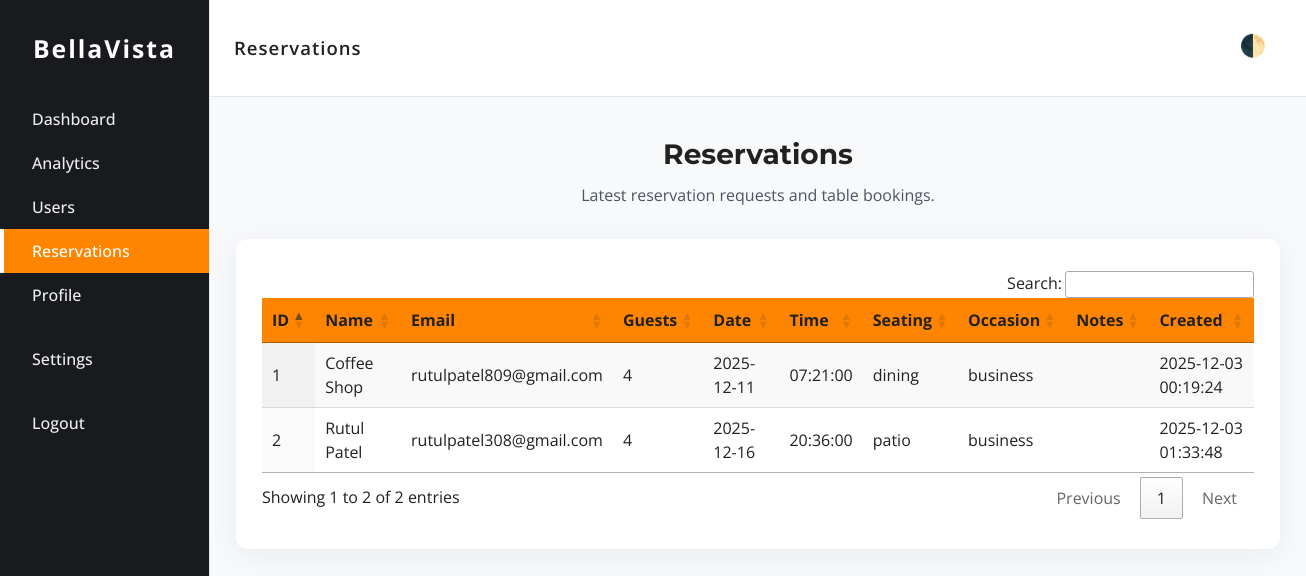
The app's page /admin/reservations.php (signed in) with its own data.
### tables this page shows
CREATE TABLE `reservations` (
  `id` int(11) NOT NULL,
  `name` varchar(100) NOT NULL,
  `email` varchar(120) NOT NULL,
  `phone` varchar(30) NOT NULL,
  `date` date NOT NULL,
  `time` time NOT NULL,
  `guests` int(11) NOT NULL,
  `seating_preference` varchar(40) DEFAULT NULL,
  `occasion` varchar(60) DEFAULT NULL,
  `notes` text DEFAULT NULL,
  `message` text DEFAULT NULL,
  `created_at` timestamp NOT NULL DEFAULT current_timestamp()
);

### admin/reservations.php (the view, shortened to what this page needs)
<?php
include '../db_connect.php';
?>
<!DOCTYPE html>
<html>
<head>
    <link rel="stylesheet" href="assets/admin.css">
    <link rel="stylesheet" href="../assets/styles.css">
    <link rel="stylesheet" href="https://cdn.datatables.net/1.13.4/css/jquery.dataTables.min.css">
</head>
<body>
<div class="admin-shell">
  <aside class="admin-sidebar">
    <h1>BellaVista</h1>
    <nav>
      <a href="index.php">Dashboard</a>
      <a href="analytics.php">Analytics</a>
      <a href="users.php">Users</a>
      <a href="reservations.php">Reservations</a>
      <a href="profile.php">Profile</a>
      <a class="bottom-link" href="settings.php">Settings</a>
      <a class="bottom-link" href="logout.php">Logout</a>
    </nav>
  </aside>
  <main class="admin-main">
    <div class="admin-topbar">
      <div class="topbar-title">Reservations</div>
      <div class="topbar-actions">
        <button class="topbar-btn js-toggle-theme" title="Toggle dark mode">🌓</button>
      </div>
    </div>
    <div class="page-container">
      <div class="featured-header">
        <h2>Reservations</h2>
        <p>Latest reservation requests and table bookings.</p>
      </div>
      <div class="card">
        <table id="resTable" class="display" style="width:100%">
          <thead>
            <tr><th>ID</th><th>Name</th><th>Email</th><th>Guests</th><th>Date</th><th>Time</th><th>Seating</th><th>Occasion</th><th>Notes</th><th>Created</th></tr>
          </thead>
          <tbody>
            <?php $result = $conn->query('SELECT id, name, email, guests, date, time, seating_preference, occasion, notes, created_at FROM reservations ORDER BY created_at DESC LIMIT 100');
            if ($result) { while ($row = $result->fetch_assoc()) {
              echo '<tr>';
              foreach ($row as $col) echo '<td>' . htmlspecialchars($col) . '</td>';
              echo '</tr>';
            }} ?>
          </tbody>
        </table>
      </div>
    </div>
  </main>
</div>
</body>
</html>

### admin/assets/admin.css (style rules this page uses)
body { margin: 0; background: var(--bg, #f7f9fb); color: var(--fg, #1a2533); font-family: 'Segoe UI', 'Roboto', 'Arial', sans-serif; transition: background 0.2s, color 0.2s; }
:root { --sidebar: #181a1e; --sidebar-dark: #23272f; --sidebar-accent: #ff8500; --bg: #f7f9fb; --fg: #181a1e; --widget: #fff; --topbar: #fff; --card-shadow: 0 6px 30px #1e293b10; --border: #ececec; --link: #ff8500; --link-hover: #e37400; }
.admin-shell { display: flex; min-height: 100vh; }
.admin-sidebar { background: var(--sidebar); color: #fff; min-width: 210px; max-width: 230px; padding: 30px 0 15px 0; display: flex; flex-direction: column; border-right: 1.5px solid var(--border); position: relative; }
.admin-sidebar h1 { font-size: 1.55em; text-align: center; margin: 0 0 30px 0; letter-spacing: 2px; font-weight: 700; }
.admin-sidebar nav { flex: 1 1 0; }
.admin-sidebar a { display: block; padding: 10px 35px 10px 28px; color: inherit; opacity: 0.92; font-weight: 500; border-left: 4px solid transparent; text-decoration: none; transition: background 0.18s, opacity 0.18s, border 0.18s; }
.admin-sidebar a.active, .admin-sidebar a:hover { background: var(--sidebar-accent); opacity: 1; border-left: 4px solid #fff; color: #fff; }
.admin-sidebar .bottom-link { margin-top: 20px; }
.admin-main { flex: 1 1 0; display: flex; flex-direction: column; background: var(--bg); }
.admin-topbar { background: var(--topbar); padding: 18px 24px; display: flex; align-items: center; justify-content: space-between; border-bottom: 1.5px solid var(--border); }
.topbar-title { font-size: 1.16em; font-weight: 600; letter-spacing: 1px; }
.topbar-actions { display: flex; gap: 12px; align-items: center; }
.topbar-btn { background: none; border: none; color: var(--link); font-size: 1.4em; padding: 0 8px; cursor: pointer; border-radius: 6px; transition: background 0.15s; }
.page-container { max-width: 1250px; margin: 0 auto; padding: 36px 26px 40px 26px; }
.card { background: var(--widget); border-radius: 12px; box-shadow: var(--card-shadow); padding: 32px 26px 30px 26px; margin-bottom: 34px; }
button, .primary-btn { background: linear-gradient(90deg, #ff8500 0, #ffae39 50%, #ff8500 100%); color: #fff; border: none; border-radius: 28px; font-size: 1.13em; font-weight: 700; padding: 13px 32px; margin-top: 4px; margin-bottom: 8px; box-shadow: 0 3px 21px #ff850026, 0 2px 6px #ff850018; cursor: pointer; letter-spacing: 0.025em; transition: background 0.22s, box-shadow 0.18s, transform 0.16s; outline: none; display: inline-block; }
.topbar-btn { border-radius: 50%; padding: 0.5em 0.7em; font-size: 1.35em; background: none; box-shadow: none; transition: background 0.14s, transform 0.14s; }
th { background: #ff8500; }
a, a:visited { color: var(--link); }

### assets/styles.css (style rules this page uses)
:root { --red: #d32f2f; --green: #2f7a3a; --orange: #f57c00; --gray: #4b5563; --gray-bg: #f9fafb; --dark: #212121; --border: #e5e7eb; --light: #ffffff; --muted: #9ca3af; --shadow: 0 10px 15px rgba(0,0,0,0.08), 0 4px 6px rgba(0,0,0,0.05); --logo-size: 48px; --transition: 0.18s all cubic-bezier(.4,0,.2,1); }
* { box-sizing: border-box; margin: 0; padding: 0; }
html { scroll-behavior: smooth; }
body { font-family: 'Open Sans', Arial, sans-serif; background: var(--light); color: var(--dark); line-height: 1.5; font-size: 16px; }
.featured-header { text-align: center; margin-bottom: 32px; }
.featured-header h2 { font-family: 'Montserrat', sans-serif; font-size: 28px; font-weight: 700; }
.featured-header p { color: var(--gray); font-size: 16px; margin-top: 8px; }

### records on screen
reservations: id "2", name "Rutul Patel", email "rutulpatel308@gmail.com", guests "4", date "2025-12-16", time "20:36:00", seating_preference "patio", occasion "business", created_at "2025-12-03 01:33:48"
reservations: id "1", name "Coffee Shop", email "rutulpatel809@gmail.com", guests "4", date "2025-12-11", time "07:21:00", seating_preference "dining", occasion "business", created_at "2025-12-03 00:19:24"
